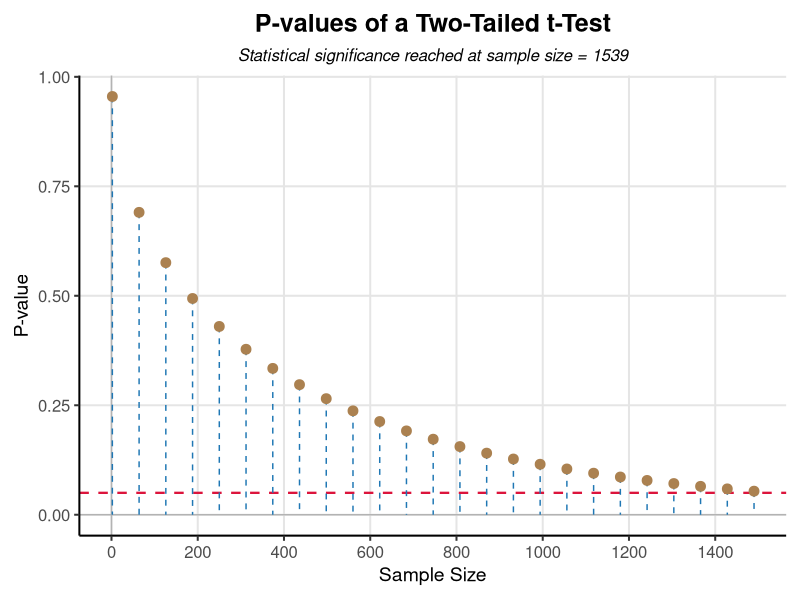

R code for this plot:
library(ggplot2)

# Define the parameters
sample_sd <- 20         # Replace with your sample standard deviation
mean_diff <- 1        # Difference between sample mean and hypothesized mean
alpha <- 0.05

# Function to compute p-value for a given sample size
compute_p_value <- function(sample_size) {
  t_stat <- mean_diff / (sample_sd / sqrt(sample_size))
  p_value <- 2 * pt(-abs(t_stat), df = sample_size - 1)
  return(p_value)
}

# Generate sample sizes and compute p-values until p-value is <= alpha
sample_sizes <- c()
p_values <- c()
for (n in 2:20000) {
  p_value <- compute_p_value(n)
  sample_sizes <- c(sample_sizes, n)
  p_values <- c(p_values, p_value)
  if (p_value <= alpha) {
    break
  }
}

# Determine the step size to have no more than 25 points
total_points <- length(sample_sizes)
step_size <- max(1, ceiling(total_points / 25))

# Filter the sample sizes and p-values
filtered_sample_sizes <- sample_sizes[seq(1, total_points, by = step_size)]
filtered_p_values <- p_values[seq(1, total_points, by = step_size)]

# Create a data frame for plotting
p_value_data <- data.frame(sample_size = filtered_sample_sizes, 
                           p_value = filtered_p_values)

# Determine pretty breaks for the x-axis
x_breaks <- pretty(filtered_sample_sizes, n = 10)

library(ggplot2)

# Plotting the data with improved theme and title
ggplot(p_value_data, aes(x = sample_size, y = p_value)) +
  geom_vline(xintercept = 0, linetype = "solid", color = "gray70") +  # Light grey x-axis line
  geom_hline(yintercept = 0, linetype = "solid", color = "gray70") +  # Light grey y-axis line
  geom_hline(yintercept = alpha, linetype = "dashed", color = "#DC143C", size = .8) +  # Red dashed line for alpha
  geom_segment(aes(x = sample_size, xend = sample_size, y = p_value, yend = 0), 
               linetype = "dashed", color = "#1f77b4") +  # Blue dashed lines
  geom_point(size = 3, color = "#ab8150") +  # Open circles with a larger size
  labs(
    title = "P-values of a Two-Tailed t-Test",
    subtitle = paste("Statistical significance reached at sample size =", total_points),
    x = "Sample Size",
    y = "P-value"
  ) +
  theme_classic(base_size = 15) +  # Clean, simple theme
  theme(
    plot.title = element_text(hjust = 0.5, size = 18, face = "bold"),  # Centered and bold title
    plot.subtitle = element_text(hjust = 0.5, size = 12, face = "italic"),  # Centered italic subtitle
    axis.title = element_text(size = 14),
    axis.text = element_text(size = 12),
    panel.grid.major = element_line(color = "gray90"),  # Light grey grid lines
    panel.grid.minor = element_blank(),  # No minor grid lines
    panel.border = element_blank(),  # No border
    plot.margin = margin(10, 10, 10, 10)  # Added margin for better spacing
  ) +
  scale_x_continuous(breaks = x_breaks)
